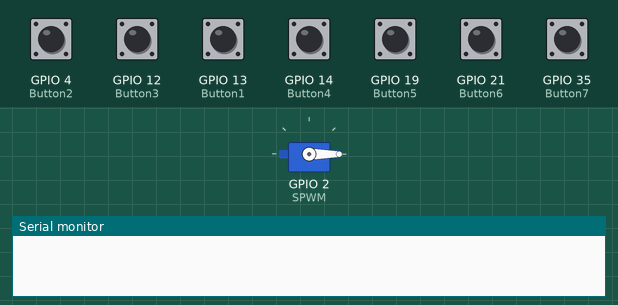
Recording of a sketch running on a simulated ESP32. Parts: servo, the last lines printed to the serial monitor. The inputs (shaded band) are chosen by the test bench; at power-on: GPIO 4 (Button2), GPIO 12 (Button3), GPIO 13 (Button1), GPIO 14 (Button4), GPIO 19 (Button5), GPIO 21 (Button6), GPIO 35 (Button7) HIGH.

Above: at 1.2 s.
1.3 s: GPIO 4 (Button2) pulled LOW for 0.15 s
At 1.9 s:
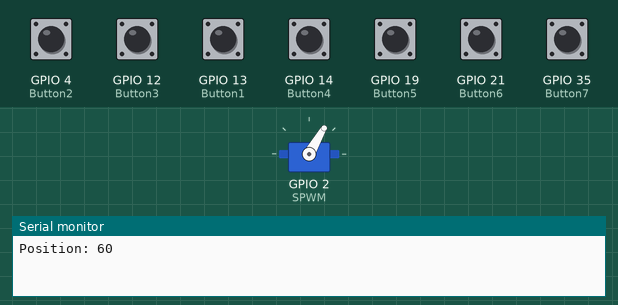
2.9 s: GPIO 12 (Button3) pulled LOW for 0.15 s
At 4.1 s:
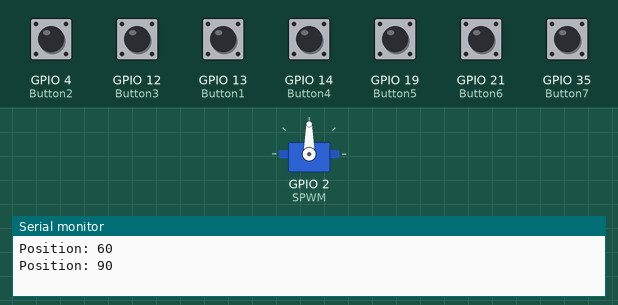
4.5 s: GPIO 13 (Button1) pulled LOW for 0.15 s
At 5.5 s:
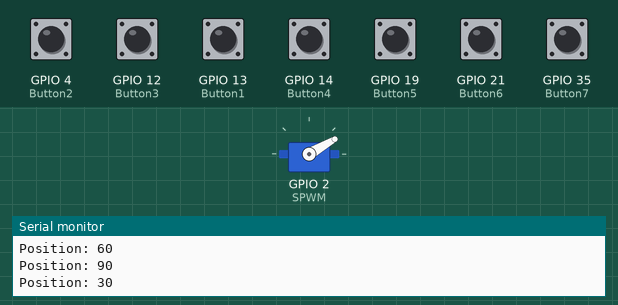
6.1 s: GPIO 14 (Button4) pulled LOW for 0.15 s
At 6.7 s:
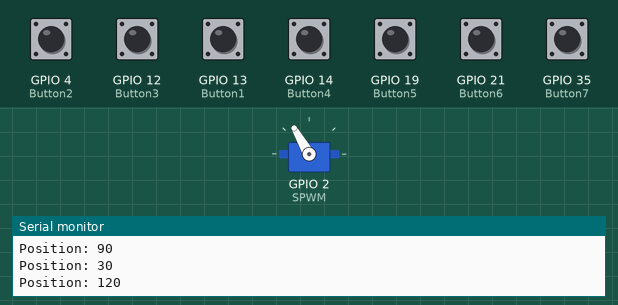
7.7 s: GPIO 19 (Button5) pulled LOW for 0.15 s
At 8.0 s:
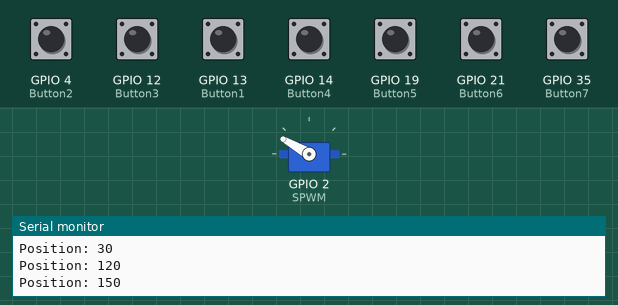
9.3 s: GPIO 21 (Button6) pulled LOW for 0.15 s
At 10.4 s:
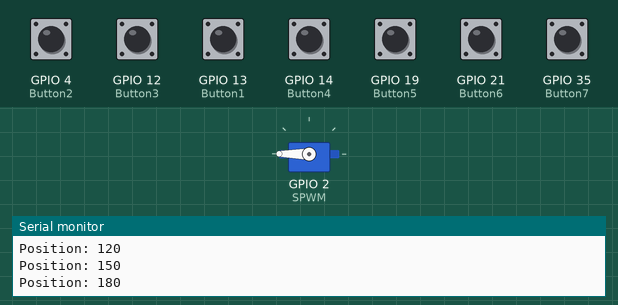
Timing chart, 0 to 11.9 s (numbered marks = the images above; inputs shaded):
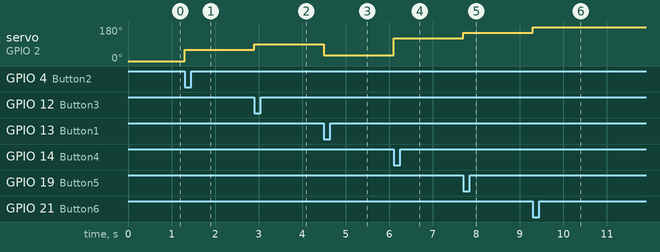

Measured:
- after the input at 1.3 s, servo on GPIO 2 (SPWM): 0° → 60° at once
- after the input at 2.9 s, servo on GPIO 2 (SPWM): 60° → 90° at once
- after the input at 4.5 s, servo on GPIO 2 (SPWM): 90° → 30° at once
- after the input at 6.1 s, servo on GPIO 2 (SPWM): 30° → 120° at once
- after the input at 7.7 s, servo on GPIO 2 (SPWM): 120° → 150° at once
- after the input at 9.3 s, servo on GPIO 2 (SPWM): 150° → 180° at once

The sketch:

ESP32Servo.ino
```cpp
#include <ESP32Servo.h>

// SERVO
#define SPWM 2
int pos = 0; // Variable where the arm's position will be stored (in degrees)
Servo servo;

//BUTTONS
#define Button1 13 // Green Button ==> D13 pin
#define Button2 4 // Blue Button ==> D4 pin
#define Button3 12 // Black Button ==> D12 pin
#define Button4 14 // Yellow Button ==> D14 pin
#define Button5 19 // Gray Button ==> D19 pin
#define Button6 21 // Red Button ==> D21 pin
#define Button7 35 // White Button ==> D35 pin

bool button1_last_state = HIGH;
bool button2_last_state = HIGH;
bool button3_last_state = HIGH;
bool button4_last_state = HIGH;
bool button5_last_state = HIGH;
bool button6_last_state = HIGH;
bool button7_last_state = HIGH;

void moveServoToPosition(int newPos) {
  pos = newPos;
  servo.write(pos);
  Serial.print("Position: ");
  Serial.println(pos);
  delay(300); // Debounce delay
}

void setup()
{
  Serial.begin(9600);

  // Initialize buttons with internal pullup resistors
  pinMode(Button1, INPUT_PULLUP);
  pinMode(Button2, INPUT_PULLUP);
  pinMode(Button3, INPUT_PULLUP);
  pinMode(Button4, INPUT_PULLUP);
  pinMode(Button5, INPUT_PULLUP);
  pinMode(Button6, INPUT_PULLUP);
  pinMode(Button7, INPUT_PULLUP);

  // Attach the servo to the PWM pin
  servo.attach(SPWM);
  servo.write(pos); // Initialize the servo position to 0 (leftmost)
}

void loop() {
  bool button1_current_state = digitalRead(Button1);
  bool button2_current_state = digitalRead(Button2);
  bool button3_current_state = digitalRead(Button3);
  bool button4_current_state = digitalRead(Button4);
  bool button5_current_state = digitalRead(Button5);
  bool button6_current_state = digitalRead(Button6);
  bool button7_current_state = digitalRead(Button7);

  if (button1_last_state == HIGH && button1_current_state == LOW) {
    moveServoToPosition(30);
  }

  if (button2_last_state == HIGH && button2_current_state == LOW) {
    moveServoToPosition(60);
  }

  if (button3_last_state == HIGH && button3_current_state == LOW) {
    moveServoToPosition(90);
  }

  if (button4_last_state == HIGH && button4_current_state == LOW) {
    moveServoToPosition(120);
  }

  if (button5_last_state == HIGH && button5_current_state == LOW) {
    moveServoToPosition(150);
  }

  if (button6_last_state == HIGH && button6_current_state == LOW) {
    moveServoToPosition(180);
  }

  if (button7_last_state == HIGH && button7_current_state == LOW) {
    moveServoToPosition(0);
  }

  button1_last_state = button1_current_state;
  button2_last_state = button2_current_state;
  button3_last_state = button3_current_state;
  button4_last_state = button4_current_state;
  button5_last_state = button5_current_state;
  button6_last_state = button6_current_state;
  button7_last_state = button7_current_state;
}
```
